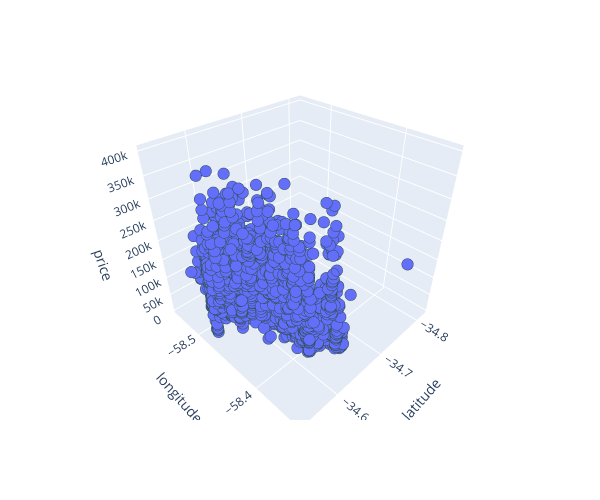

Notebook cell for this chart:
### Code cell
# Create 3D scatter plot
fig = px.scatter_3d(
    df,
    x="lat",
    y="lon",
    z="price_aprox_usd",
    labels={"lon": "longitude", "lat": "latitude", "price_aprox_usd": "price"},
    width=600,
    height=500,
)

# Refine formatting
fig.update_traces(
    marker={"size": 4, "line": {"width": 2, "color": "DarkSlateGrey"}},
    selector={"mode": "markers"},
)

# Display figure
fig.show()

### Figure 1 — Plotly figure (JSON) as saved in the notebook; plotly's stock layout.template omitted (floating-point values rounded to 4 significant figures; data arrays with more than 128 entries replaced by an {"elided": "..."} marker saying what was removed)
{"data": [{"hovertemplate": "latitude=%{x}<br>longitude=%{y}<br>price=%{z}<extra></extra>", "legendgroup": "", "marker": {"color": "#636efa", "line": {"color": "DarkSlateGrey", "width": 2}, "size": 4, "symbol": "circle"}, "mode": "markers", "name": "", "scene": "scene", "showlegend": false, "type": "scatter3d", "x": {"elided": "6609 float values"}, "y": {"elided": "6609 float values"}, "z": {"elided": "6609 float values"}}], "layout": {"height": 500, "legend": {"tracegroupgap": 0}, "margin": {"t": 60}, "scene": {"domain": {"x": [0, 1], "y": [0, 1]}, "xaxis": {"title": {"text": "latitude"}}, "yaxis": {"title": {"text": "longitude"}}, "zaxis": {"title": {"text": "price"}}}, "width": 600}}
